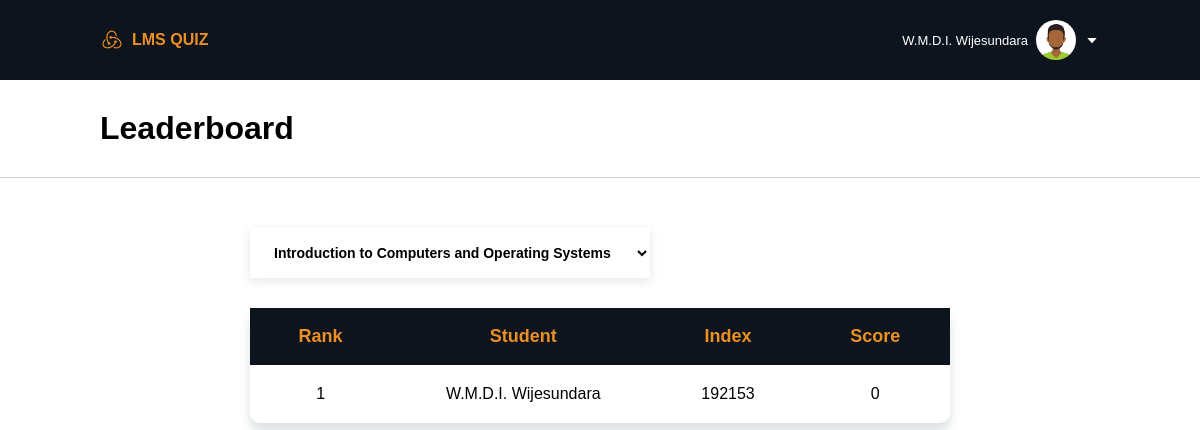
Page /student/leaderboard.php (signed in) on the earlier database version.
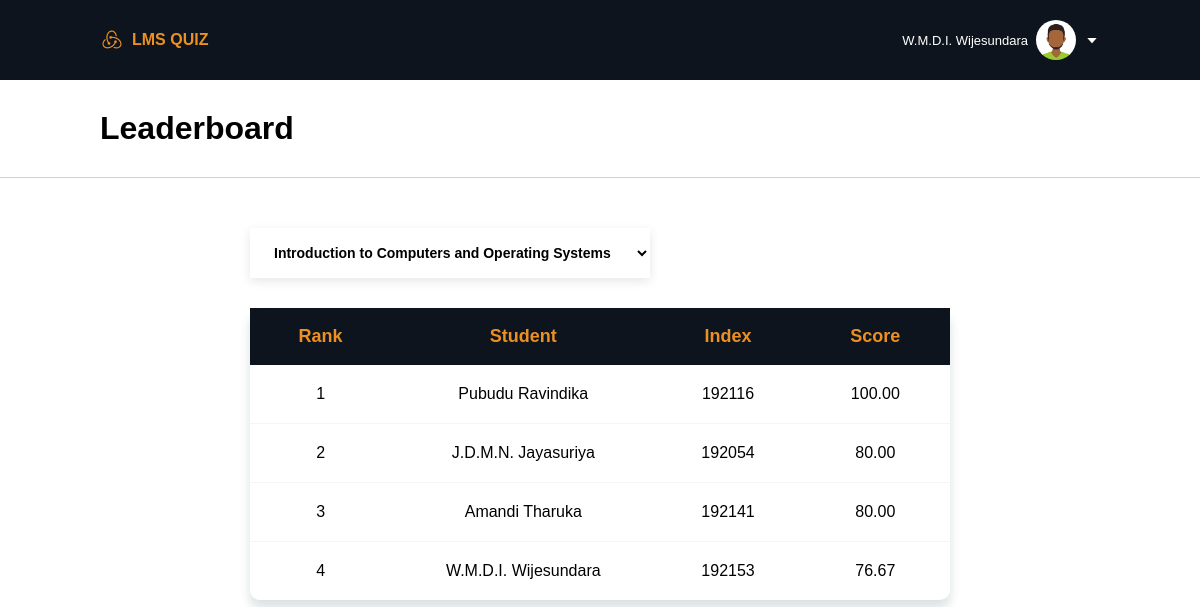
Same page on the later database version.
### tables this page shows
CREATE TABLE `student_table` (
  `student_id` int(11) NOT NULL,
  `student_name` varchar(100) NOT NULL,
  `student_password` varchar(100) NOT NULL
);

### student/leaderboard.php (the view, shortened to what this page needs)
<?php
require("../db_config/db_config.php");
if (!isset($_GET['module'])) {
    $module_id = 1;
} else {
    $module_id = $_GET["module"];
}
?>
<!DOCTYPE html>
<html lang="en">
<head>
    <link rel="stylesheet" href="styles/leaderboard.css">
    <link rel="stylesheet" href="https://cdn.jsdelivr.net/npm/boxicons@latest/css/boxicons.min.css">
</head>
<body>
    <?php
    include("components/header.php");
    ?>
    <div class="sub-container">
        <h1>Leaderboard</h1>
    </div>
    <div class="container">
        <div class="section_01">
            <select class="subjects" onchange="redirectToSelectedOption(this)">
                <?php
                $sql_3 = "SELECT module_name, module_id FROM modules";
                $result_3 = mysqli_query($conn, $sql_3);
                if (mysqli_num_rows($result_3) > 0) {
                    $count = 0;
                    while ($row_3 = mysqli_fetch_assoc($result_3)) {
                        $count++;
                        if ($count == $module_id) {
                            echo '
                        <option value="' . $row_3["module_id"] . '" selected>' . $row_3["module_name"] . '</option>
                    ';
                        } else {
                            echo '
                            <option value="' . $row_3["module_id"] . '">' . $row_3["module_name"] . '</option>
                        ';
                        }
                    }
                } else {
                    echo "0 results";
                }
                ?>
            </select>
            <table>
                <thead>
                    <th>Rank</th>
                    <th>Student</th>
                    <th>Index</th>
                    <th>Score</th>
                </thead>
                <tbody>
                    <?php
                    $sql = "SELECT * FROM student_table";
                    $result = mysqli_query($conn, $sql);
                    $data_set = array();
                    if (mysqli_num_rows($result) > 0) {
                        while ($row = mysqli_fetch_assoc($result)) {
                            $st_id = $row["student_id"];
                            $sql_2 = "SELECT q_is_correct FROM q_kit_questions, q_kit WHERE q_kit.q_kit_id = q_kit_questions.q_kit_id AND module_id = '$module_id' AND student_id = '$st_id';";
                            $result_2 = mysqli_query($conn, $sql_2);
                            $total_count = 0;
                            $correct_count = 0;
                            if (mysqli_num_rows($result_2) > 0) {
                                while ($row_2 = mysqli_fetch_assoc($result_2)) {
                                    $total_count++;
                                    if ($row_2["q_is_correct"] == 1) {
                                        $correct_count++;
                                    }
                                }
                                $score = ($correct_count/$total_count) * 100;
                                $data_item = array($row["student_name"], $row["student_id"], number_format((float)$score, 2, '.', ''));
                                array_push($data_set, $data_item);
                            } else {
                            }
                        }
                    } else {
                    }
                    usort($data_set, 'compareByScore');
                    foreach ($data_set as $key => $value) {
                        echo '
                                <tr>
                                    <td>' .( $key + 1 ). '</td>
                                    <td>' . $value[0] . '</td>
                                    <td>' . $value[1] . '</td>';
                                if ($total_count == 0 || $correct_count == 0) {
                                    echo '<td>0</td>';
                                } else {
                                    echo '<td>' . $value[2] . '</td>';
                                }
                                echo '</tr>
                            ';
                    }
                    ?>
                </tbody>
            </table>
        </div>
    </div>
</body>
</html>

### student/components/header.php (shortened to what this page needs)
<header>
    <a href="dashboard.php" class="logo"><i class='bx bxl-redux'></i>LMS QUIZ</a>
    <div class="profile">
        <span><?php echo $_SESSION["user"]["name"]; ?></span>
        <img src="../public/images/profile.png" onclick="profiletoggle()">
        <i class='bx bx-caret-down' onclick="profiletoggle()"></i>
    </div>
</header>

### student/styles/leaderboard.css (style rules this page uses)
* { font-family: Arial; margin: 0; padding: 0; box-sizing: border-box; list-style: none; text-decoration: none; }
:root { --blue-dark: #0e141e; --orange-color: #EC9022; --orange-dark-color: #da831a; --white-color: white; --white-shade: #f2f5f7; --green-color: #40af0c; }
header { width: 100%; top: 0; right: 0; z-index: 1000; display: flex; align-items: center; justify-content: space-between; background: var(--blue-dark); box-shadow: 0 8px 11px rgb(14 55 54 / 15%); padding: 20px 100px; transition: 0.5s; }
.profile { display: flex; align-items: center; column-gap: 8px; cursor: pointer; }
.profile img { width: 40px; height: 40px; object-fit: cover; object-position: center; border-radius: 50%; }
.profile i { color: var(--white-color); }
.profile span { font-size: 13px; font-weight: 500; color: var(--white-color); }
.logo { display: flex; align-items: center; font-size: 16px; font-weight: 600; color: var(--orange-color); column-gap: 8px; }
.logo .bx { font-size: 24px; }
.container { width: 100%; height: auto; display: flex; flex-direction: row; }
.section_01 { width: 100%; height: auto; display: flex; flex-direction: column; flex-basis: 100%; margin: 50px 250px; }
.sub-container { display: flex; align-items: center; justify-content: space-between; padding: 30px 100px; background-color: var(--white-color); border-bottom: 1px solid #c8d2db; width: 100%; }
table { border-spacing: 0px; box-shadow: 0 8px 11px rgb(14 55 54 / 15%); border-collapse: collapse; border-radius: 10px; }
thead { background-color: var(--blue-dark); }
th { color: var(--orange-color); text-align: center; padding: 18px 30px; font-size: 18px; }
tr { text-align: center; border-bottom: 1px solid #39424e0d; }
tr:last-child { border-bottom: none; }
td { padding: 20px; }
.subjects { width: 400px; height: 50px; box-shadow: 0 3px 10px 0 rgba(0,0,0,.1); display: flex; padding: 0 20px; background: #fff; line-height: 50px; align-items: center; margin-bottom: 30px; border: none; font-weight: bold; font-size: 14px; }
.subjects option { padding: 30px; }

Differences in the rows shown:
added student_table: student_name "Pubudu Ravindika", student_id "192116", value "100.00"
added student_table: student_name "J.D.M.N. Jayasuriya", student_id "192054", value "80.00"
added student_table: student_name "Amandi Tharuka", student_id "192141", value "80.00"
shown differently, row unchanged: student_table "W.M.D.I. Wijesundara": value (not shown) → "76.67"; no longer shows "0"
